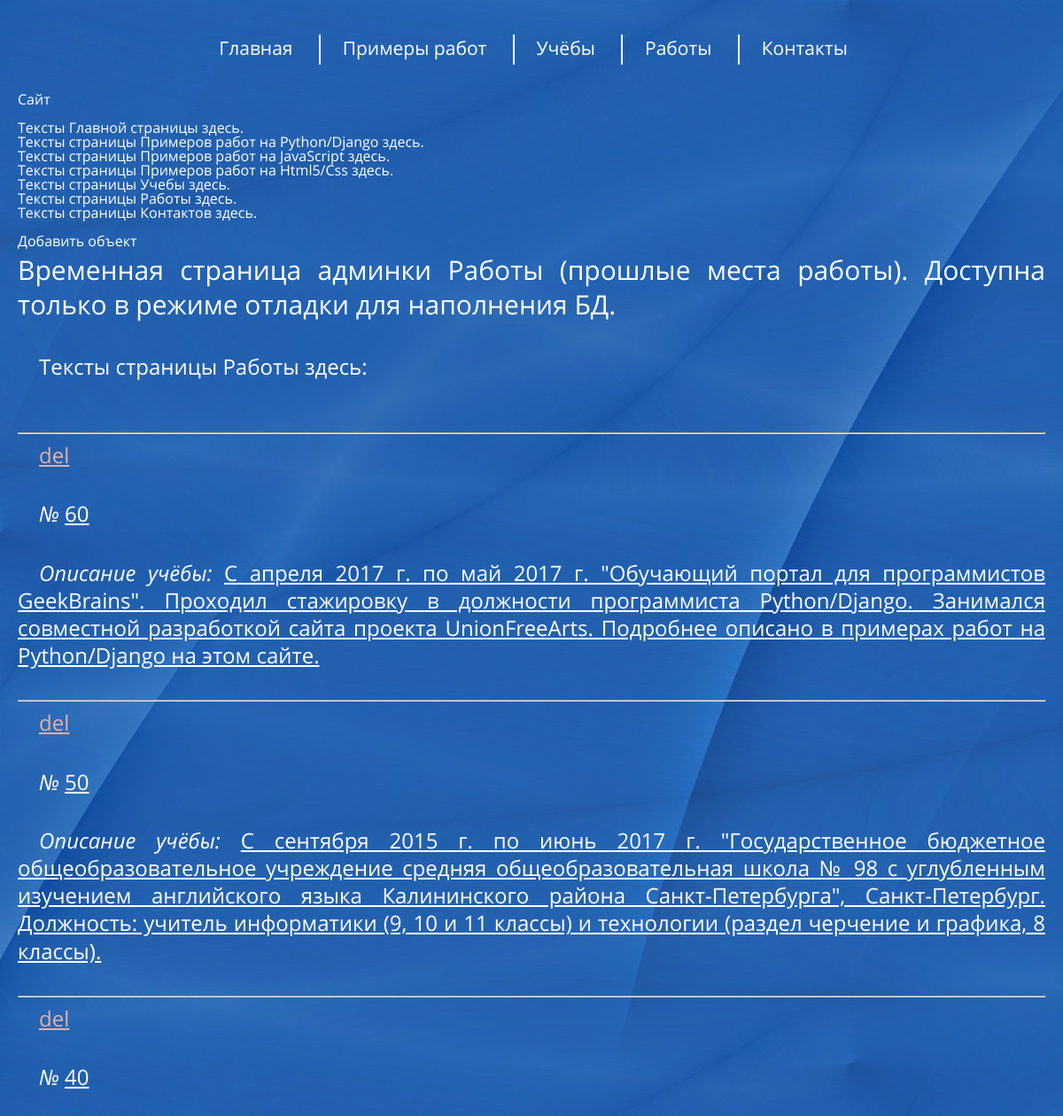
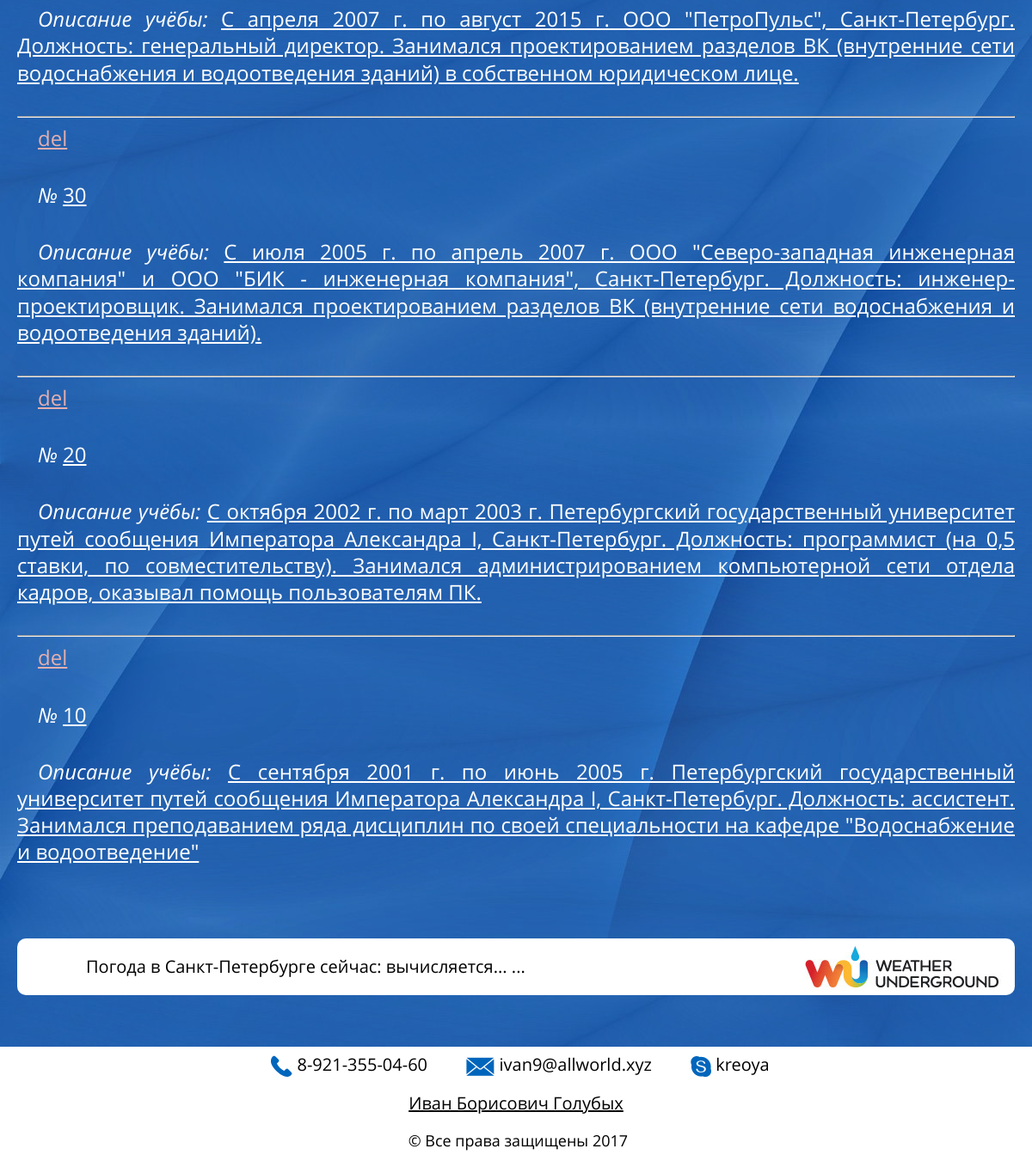
The page /portfolio/2017_portfolio/admin_works/ on the database its author committed (2 pictures, top to bottom).
### app_main/models_works.py (models this page shows, shortened)
class Works(models.Model):
    ordinal = models.PositiveSmallIntegerField(
        blank=False,
        null=False,
        db_index=True,
        unique=True,
        help_text='Порядковый номер объекта на странице',
        verbose_name='Порядковый номер объекта на странице',
        )
    text = models.TextField(
        blank=False,
        null=False,
        db_index=False,
        unique=False,
        help_text='Описание места работы',
        verbose_name='Описание места работы',
        )

### app_admin_debug/views_admin_works_pages.py (the view)
class AdminWorksListView(ListView):
    queryset = Works.objects.order_by('ordinal').reverse()
    template_name = 'admin_works.html'

### app_admin_debug/templates/admin_works.html (shortened to what this page needs)
{% extends "base.html" %}
{% block content  %}
    {% include 'admin_menu.html' %}
    <br>
    <br><a href="{% url 'admin_works-add' %}">Добавить объект</a>
    <br>
    <h1>Временная страница админки Работы (прошлые места работы). Доступна только в режиме отладки для наполнения БД.</h1>
    <p>Тексты страницы Работы здесь:</p>
    <br>
    {% for obj in object_list %}
        <hr>
        <p><a style="color:#e2afaf;" href="{% url 'admin_works-del' obj.id%}">del</a></p>
<p><i>№</i> <a href="{% url 'admin_works-update' obj.id%}">{{obj.ordinal}}</a></p>
<p><i>Описание учёбы:</i> <a href="{% url 'admin_works-update' obj.id%}">{{obj.text}}</a></p>
    {% endfor %}
{% endblock %}

### general_static/general/style/style.css (style rules this page uses)
* { font-weight: 400; color: inherit; text-decoration: none; }
html, body { height: 100%; color: #ffffff; }
body { width: 100%; min-width: 320px; border: 0px; background-color: #2361b0; -webkit-hyphens: auto; -moz-hyphens: auto; -ms-hyphens: auto; text-align: justify; }
article p a, article li a { text-decoration: underline; }
h1, h2, h3, h4, p, li { line-height: 1.3em; }
h2, i { font-family: OpenSansItalic; }
@media screen and (min-width: 481px) { html { font-family: OpenSansRegular; } }
@media screen and (min-width: 481px) { body h1 { font-size: 30px; } }
@media screen and (min-width: 481px) { body p { font-size: 24px; } }
@media screen and (min-width: 481px) { body p, body h1, body h2, body h3, body h4 { margin: 5px 0px 35px 0px; } }
p { text-indent: 1em; }

### rows shown on the page
Works: ordinal "60", text "С апреля 2017 г. по май 2017 г. \"Обучающий портал для программистов GeekBrains\". Проходил стажировку в должности программиста Python/Django. Занимался совместной разработкой сайта проекта UnionFreeArts. Подробнее описано в примерах работ на Python/Django на этом сайте."
Works: ordinal "50", text "С сентября 2015 г. по июнь 2017 г. \"Государственное бюджетное общеобразовательное учреждение средняя общеобразовательная школа № 98 с углубленным изучением английского языка Калининского района Санкт-Петербурга\", Санкт-Петербург. Должность: учитель информатики (9, 10 и 11 классы) и технологии (раздел черчение и графика, 8 классы)."
Works: ordinal "40", text "С апреля 2007 г. по август 2015 г. ООО \"ПетроПульс\", Санкт-Петербург. Должность: генеральный директор. Занимался проектированием разделов ВК (внутренние сети водоснабжения и водоотведения зданий) в собственном юридическом лице."
Works: ordinal "30", text "С июля 2005 г. по апрель 2007 г. ООО \"Северо-западная инженерная компания\" и ООО \"БИК - инженерная компания\", Санкт-Петербург. Должность: инженер-проектировщик. Занимался проектированием разделов ВК (внутренние сети водоснабжения и водоотведения зданий)."
Works: ordinal "20", text "С октября 2002 г. по март 2003 г. Петербургский государственный университет путей сообщения Императора Александра I, Санкт-Петербург. Должность: программист (на 0,5 ставки, по совместительству). Занимался администрированием компьютерной сети отдела кадров, оказывал помощь пользователям ПК."
Works: ordinal "10", text "С сентября 2001 г. по июнь 2005 г. Петербургский государственный университет путей сообщения Императора Александра I, Санкт-Петербург. Должность: ассистент. Занимался преподаванием ряда дисциплин по своей специальности на кафедре \"Водоснабжение и водоотведение\""
